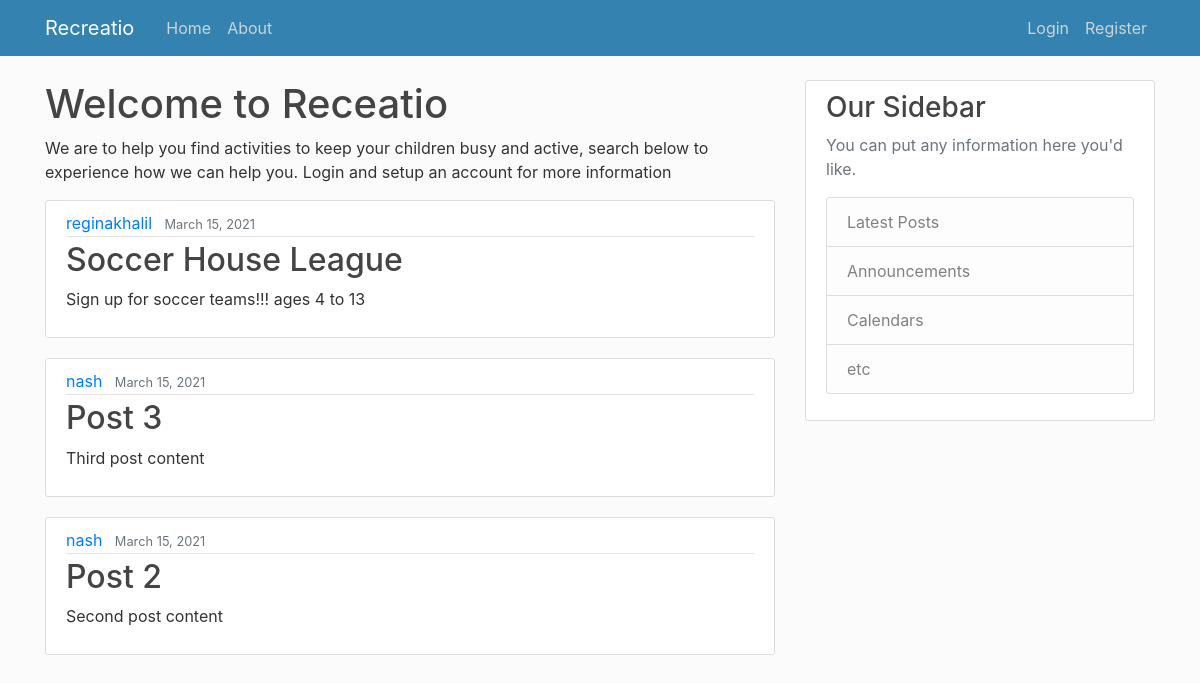
The page / on the database its author committed.
### web/models.py (models this page shows, shortened)
class Post(models.Model):
    title = models.CharField(max_length = 100)
    content = models.TextField()  #unrestriced text
    date_posted = models.DateTimeField(default=timezone.now)
    author = models.ForeignKey(User, on_delete=models.CASCADE)  #if a user is deleted, delete their posts

### web/views.py (the view)
# urls.py: path('', PostListView.as_view(), name='web-home'),
class PostListView(ListView):
    model = Post
    template_name = 'web/home.html'
    context_object_name = 'posts'
    ordering = ['-date_posted'] #orders posts from newest to oldest

### web/templates/web/home.html
{% extends "web/base.html" %}
{% block content %}
  <body>
    <h1>Welcome to Receatio </h1>
    <p>We are to help you find activities to keep your children busy and active, search below to experience how we can help you.
      Login and setup an account for more information</p>
    {% for post in posts %}
      <article class="media content-section">
        <div class="media-body">
          <div class="article-metadata">
            <a class="mr-2" href="#">{{ post.author }}</a>
            <small class="text-muted">{{ post.date_posted|date:"F d, Y"}}</small>
          </div>
          <h2><a class="article-title" href="{% url 'post-detail' post.id %}">{{ post.title }}</a></h2>
          <p class="article-content">{{ post.content }}</p>
        </div>
      </article>
    {% endfor %}
    </body>
{% endblock content %}

### web/static/web/main.css (style rules this page uses)
body { background: #fafafac0; color: #333333; margin-top: 5rem; }
h1, h2, h3, h4, h5, h6 { color: #444444; }
.content-section { background: #ffffff; padding: 10px 20px; border: 1px solid #dddddd; border-radius: 3px; margin-bottom: 20px; }
.article-title { color: #444444; }
.article-content { white-space: pre-line; }
.article-metadata { padding-bottom: 1px; margin-bottom: 4px; border-bottom: 1px solid #e3e3e3 }

### rows shown on the page
Post: author "reginakhalil", date_posted "March 15, 2021", title "Soccer House League", content "Sign up for soccer teams!!! ages 4 to 13"
Post: author "nash", date_posted "March 15, 2021", title "Post 3", content "Third post content"
Post: author "nash", date_posted "March 15, 2021", title "Post 2", content "Second post content"
